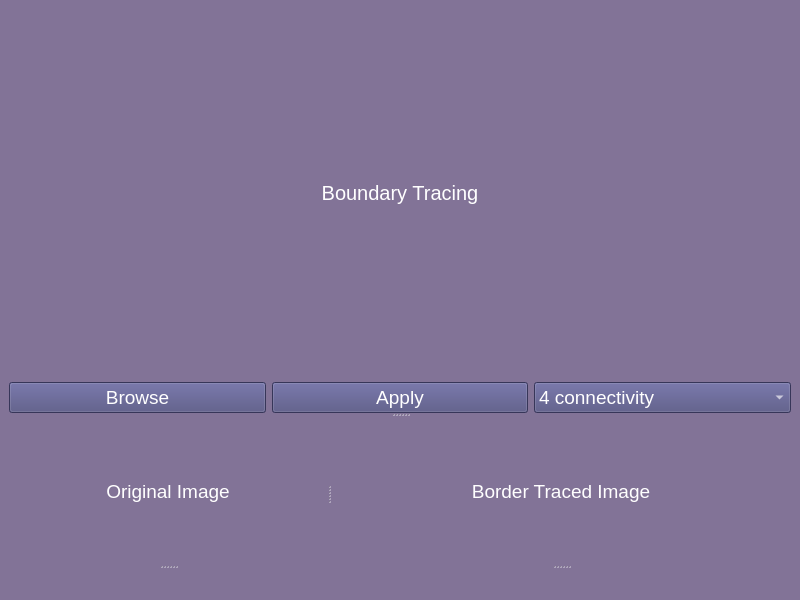
<?xml version="1.0" encoding="UTF-8"?>
<ui version="4.0">
 <class>MainWindow</class>
 <widget class="QMainWindow" name="MainWindow">
  <property name="geometry">
   <rect>
    <x>0</x>
    <y>0</y>
    <width>800</width>
    <height>600</height>
   </rect>
  </property>
  <property name="windowTitle">
   <string>MainWindow</string>
  </property>
  <property name="styleSheet">
   <string notr="true">background-color:#827397;</string>
  </property>
  <widget class="QWidget" name="centralwidget">
   <layout class="QHBoxLayout" name="horizontalLayout">
    <item>
     <widget class="QSplitter" name="splitter_4">
      <property name="orientation">
       <enum>Qt::Vertical</enum>
      </property>
      <widget class="QWidget" name="">
       <layout class="QVBoxLayout" name="verticalLayout_3">
        <item>
         <widget class="QLabel" name="label">
          <property name="font">
           <font>
            <pointsize>15</pointsize>
           </font>
          </property>
          <property name="styleSheet">
           <string notr="true">color:white
</string>
          </property>
          <property name="text">
           <string>Boundary Tracing</string>
          </property>
          <property name="alignment">
           <set>Qt::AlignCenter</set>
          </property>
         </widget>
        </item>
        <item>
         <layout class="QHBoxLayout" name="horizontalLayout_2">
          <item>
           <widget class="QPushButton" name="browse_button">
            <property name="font">
             <font>
              <pointsize>14</pointsize>
             </font>
            </property>
            <property name="styleSheet">
             <string notr="true">background-color:#4D4C7D;
color:white
</string>
            </property>
            <property name="text">
             <string>Browse</string>
            </property>
           </widget>
          </item>
          <item>
           <widget class="QPushButton" name="apply_button">
            <property name="font">
             <font>
              <pointsize>14</pointsize>
             </font>
            </property>
            <property name="styleSheet">
             <string notr="true">background-color:#4D4C7D;
color:white
</string>
            </property>
            <property name="text">
             <string>Apply</string>
            </property>
           </widget>
          </item>
          <item>
           <widget class="QComboBox" name="comboBox">
            <property name="font">
             <font>
              <pointsize>14</pointsize>
             </font>
            </property>
            <property name="styleSheet">
             <string notr="true">background-color:#4D4C7D;
color:white
</string>
            </property>
            <item>
             <property name="text">
              <string>4 connectivity</string>
             </property>
            </item>
            <item>
             <property name="text">
              <string>8 connectivity</string>
             </property>
            </item>
           </widget>
          </item>
         </layout>
        </item>
       </layout>
      </widget>
      <widget class="QSplitter" name="splitter_3">
       <property name="orientation">
        <enum>Qt::Horizontal</enum>
       </property>
       <widget class="QSplitter" name="splitter">
        <property name="orientation">
         <enum>Qt::Vertical</enum>
        </property>
        <widget class="QLabel" name="label_2">
         <property name="font">
          <font>
           <pointsize>14</pointsize>
          </font>
         </property>
         <property name="styleSheet">
          <string notr="true">color:white
</string>
         </property>
         <property name="text">
          <string>Original Image</string>
         </property>
         <property name="alignment">
          <set>Qt::AlignCenter</set>
         </property>
        </widget>
        <widget class="QWidget" name="verticalLayoutWidget">
         <layout class="QVBoxLayout" name="verticalLayout"/>
        </widget>
       </widget>
       <widget class="QSplitter" name="splitter_2">
        <property name="orientation">
         <enum>Qt::Vertical</enum>
        </property>
        <widget class="QLabel" name="label_3">
         <property name="font">
          <font>
           <pointsize>14</pointsize>
          </font>
         </property>
         <property name="styleSheet">
          <string notr="true">color:white
</string>
         </property>
         <property name="text">
          <string>Border Traced Image</string>
         </property>
         <property name="alignment">
          <set>Qt::AlignCenter</set>
         </property>
        </widget>
        <widget class="QWidget" name="verticalLayoutWidget_2">
         <layout class="QVBoxLayout" name="verticalLayout_2"/>
        </widget>
       </widget>
      </widget>
     </widget>
    </item>
   </layout>
  </widget>
  <widget class="QMenuBar" name="menubar">
   <property name="geometry">
    <rect>
     <x>0</x>
     <y>0</y>
     <width>800</width>
     <height>22</height>
    </rect>
   </property>
  </widget>
  <widget class="QStatusBar" name="statusbar"/>
 </widget>
 <resources/>
 <connections/>
</ui>
